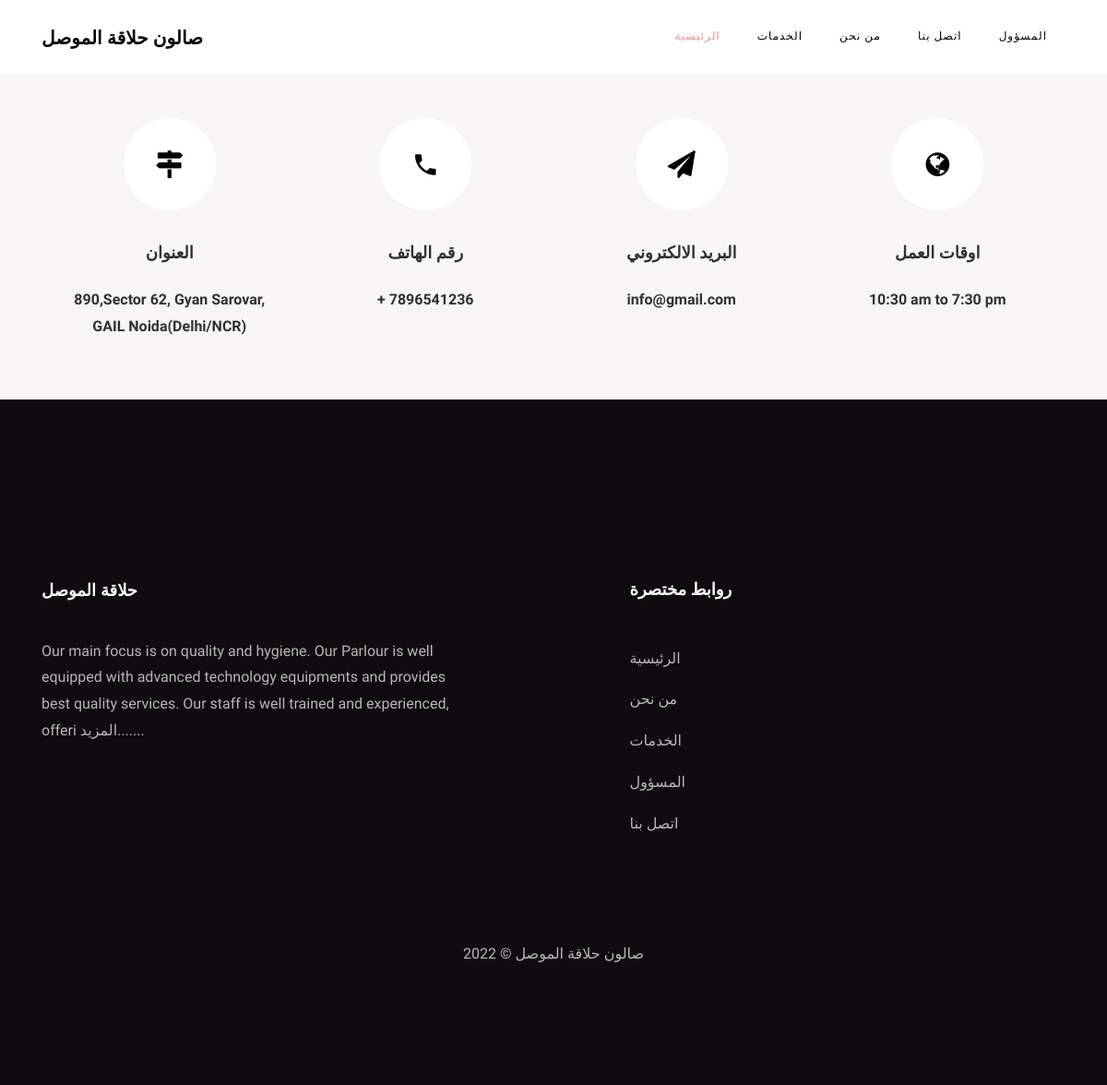
The page /contact.php on the database its author committed.
### tables this page shows
CREATE TABLE `tblpage` (
  `ID` int(10) NOT NULL,
  `PageType` varchar(200) DEFAULT NULL,
  `PageTitle` mediumtext DEFAULT NULL,
  `PageDescription` mediumtext DEFAULT NULL,
  `Email` varchar(200) DEFAULT NULL,
  `MobileNumber` bigint(10) DEFAULT NULL,
  `UpdationDate` date DEFAULT NULL,
  `Timing` varchar(200) NOT NULL
);

### contact.php (the view, shortened to what this page needs)
<?php
include('includes/dbconnection.php');
?>
<!DOCTYPE html>
<html lang="en">
  <head>
    <link rel="stylesheet" href="css/open-iconic-bootstrap.min.css">
    <link rel="stylesheet" href="css/animate.css">
    <link rel="stylesheet" href="css/owl.carousel.min.css">
    <link rel="stylesheet" href="css/owl.theme.default.min.css">
    <link rel="stylesheet" href="css/magnific-popup.css">
    <link rel="stylesheet" href="css/aos.css">
    <link rel="stylesheet" href="css/ionicons.min.css">
    <link rel="stylesheet" href="css/bootstrap-datepicker.css">
    <link rel="stylesheet" href="css/jquery.timepicker.css">
    <link rel="stylesheet" href="css/flaticon.css">
    <link rel="stylesheet" href="css/icomoon.css">
    <link rel="stylesheet" href="css/style.css">
  </head>
  <body>
	   <?php include_once('includes/header.php');?>
    <section class="contact-section bg-light">
      <div class="container">
        <div class="row no-gutters d-flex contact-info">
          <?php
$ret=mysqli_query($con,"select * from tblpage where PageType='contactus' ");
while ($row=mysqli_fetch_array($ret)) {
?>
          <div class="col-md-3 d-flex">
          	<div class="align-self-stretch box p-4 py-md-5 text-center">
          		<div class="icon d-flex align-items-center justify-content-center">
          			<span class="icon-map-signs"></span>
          		</div>
          		<h3 class="mb-4">العنوان</h3>
	            <p><?php  echo $row['PageDescription'];?></p>
	          </div>
          </div>
          <div class="col-md-3 d-flex">
          	<div class="align-self-stretch box p-4 py-md-5 text-center">
          		<div class="icon d-flex align-items-center justify-content-center">
          			<span class="icon-phone2"></span>
          		</div>
          		<h3 class="mb-4">رقم الهاتف</h3>
	            <p><a href="tel://1234567920">+ <?php  echo $row['MobileNumber'];?></a></p>
	          </div>
          </div>
          <div class="col-md-3 d-flex">
          	<div class="align-self-stretch box p-4 py-md-5 text-center">
          		<div class="icon d-flex align-items-center justify-content-center">
          			<span class="icon-paper-plane"></span>
          		</div>
          		<h3 class="mb-4">البريد الالكتروني</h3>
	            <p><a href="mailto:info@yoursite.com"><?php  echo $row['Email'];?></a></p>
	          </div>
          </div>
          <div class="col-md-3 d-flex">
          	<div class="align-self-stretch box p-4 py-md-5 text-center">
          		<div class="icon d-flex align-items-center justify-content-center">
          			<span class="icon-globe"></span>
          		</div>
          		<h3 class="mb-4">اوقات العمل</h3>
	            <p><?php  echo $row['Timing'];?></p>
	          </div>
          </div>
          <?php } ?>
        </div>
      </div>
    </section>
   <?php include_once('includes/footer.php');?>
  </body>
</html>

### includes/footer.php (shortened to what this page needs)
 <?php
include('includes/dbconnection.php');
?>
 <footer class="ftco-footer ftco-section">
      <div class="container">
        <div class="row mb-5">
          <div class="col-md">
            <div class="ftco-footer-widget mb-4">
              <h2 class="ftco-heading-2 logo">حلاقة الموصل</h2>
              <?php
$ret=mysqli_query($con,"select * from tblpage where PageType='aboutus' ");
while ($row=mysqli_fetch_array($ret)) {
?>
              <p><?php  echo substr($row['PageDescription'],0,200);?> <a href="about.php">المزيد.......</a></p><?php } ?>
            </div>
          </div>
          <div class="col-md" style="padding-left: 150px">
             <div class="ftco-footer-widget mb-4">
              <h2 class="ftco-heading-2">روابط مختصرة</h2>
              <ul class="list-unstyled">
                <li><a href="index.php" class="py-2 d-block">الرئيسية</a></li>
                <li><a href="about.php" class="py-2 d-block">من نحن</a></li>
                <li><a href="services.php" class="py-2 d-block">الخدمات</a></li>
                <li><a href="admin/index.php" class="py-2 d-block">المسؤول</a></li>
                <li><a href="contact.php" class="py-2 d-block">اتصل بنا</a></li>
              </ul>
            </div>
          </div>
            </div>
          </div>
        <div class="row">
          <div class="col-md-12 text-center">
            <p>
  2022 &copy; صالون حلاقة الموصل </p>
          </div>
        </div>
    </footer>

### css/icomoon.css (style rules this page uses)
[class^="icon-"], [class*=" icon-"] { font-family: 'icomoon' !important; speak: none; font-style: normal; font-weight: normal; font-variant: normal; text-transform: none; line-height: 1; -webkit-font-smoothing: antialiased; -moz-osx-font-smoothing: grayscale; }
.icon-globe:before { content: "\f0ac"; }
.icon-paper-plane:before { content: "\f1d8"; }
.icon-map-signs:before { content: "\f277"; }
.icon-phone2:before { content: "\e0cd"; }

### contact.php (style rules this page uses)
.row { margin-top: 80px; }

### rows shown on the page
tblpage: PageDescription "890,Sector 62, Gyan Sarovar, GAIL Noida(Delhi/NCR)", MobileNumber "7896541236", Email "info@gmail.com", Timing "10:30 am to 7:30 pm"
tblpage: PageDescription "Our main focus is on quality and hygiene. Our Parlour is well equipped with advanced technology equipments and provides best quality services. Our staff is well trained and experienced, offeri"
